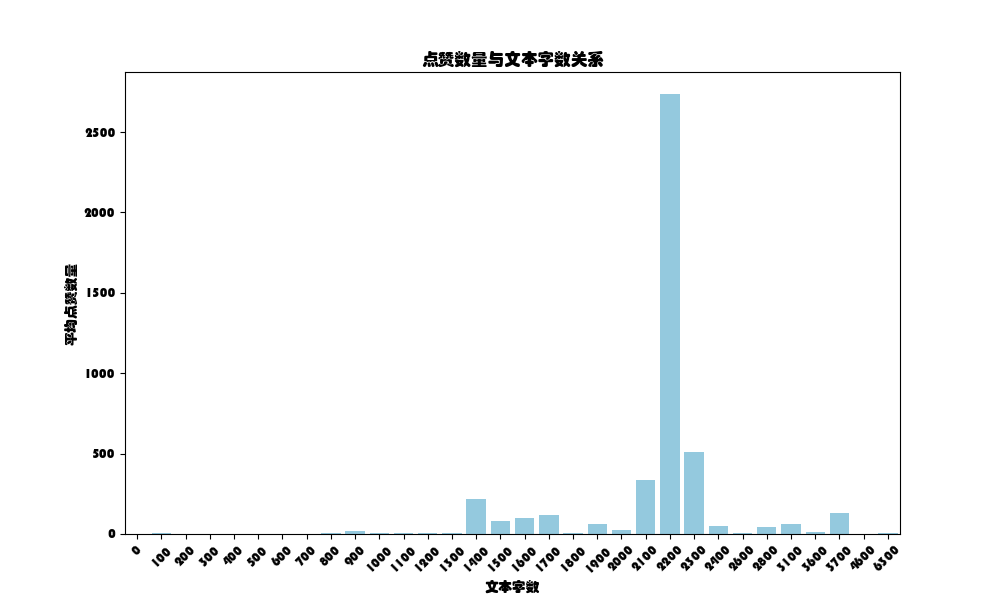

The Python source for this figure:
import pandas as pd
import matplotlib.pyplot as plt
import seaborn as sns
from matplotlib import font_manager

font_path = 'C:/Windows/Fonts/STHUPO.TTF'
font_prop = font_manager.FontProperties(fname=font_path)
plt.rcParams['font.family'] = font_prop.get_name()

data = pd.read_csv('protect_eyes.csv')

data['content'] = data['content'].fillna('')

data['Content_length'] = data['content'].apply(lambda x: len(x))

grouped_data = data.groupby(data['Content_length'] // 100 * 100)['like'].mean().reset_index()

plt.figure(figsize=(10, 6))
sns.barplot(x=grouped_data['Content_length'], y=grouped_data['like'], color='skyblue')
plt.xlabel('文本字数')
plt.ylabel('平均点赞数量')
plt.title('点赞数量与文本字数关系')
plt.xticks(rotation=45)
plt.show()
